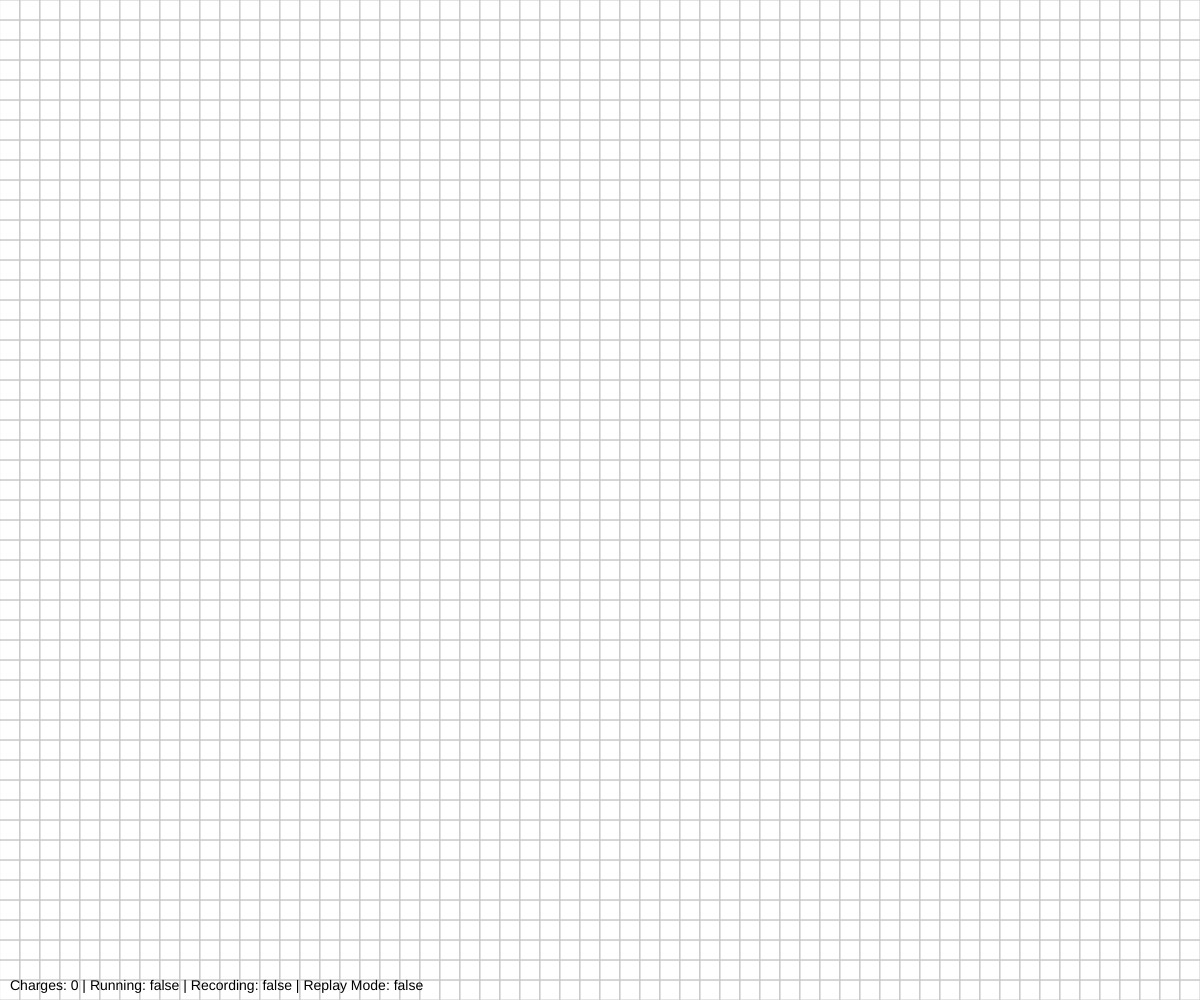
Frame 1 (no input)
Frame 60 (no input): identical to frame 1, image omitted
Frame 120 (the mouse pressed at the canvas centre since frame 60): identical to frame 1, image omitted

The p5.js sketch that drew this single still picture (run headless with seeded random() and noise() and a simulated clock; from frame 60 on, the mouse is pressed at the canvas centre):

// p5.js sketch
// ── sketch.js
// Global variables and constants
const sz = 20;
let cols, rows;
let charges = [];
const K = 1000;
let running = false;
let magField = [];
let w, h;
let holdingAlt = false;

// UI controls
let fieldStrengthSlider, chargeMagnitudeSlider, boundarySlider;
let traceCheckbox;
let circularTrapButton, magneticBottleButton, mirrorTrapButton, clearButton;
let simulationToggleButton, recordButton, replayButton;

// Logging and replay
let recording = false;
let logData = [];
let replayMode = false;
let replayIndex = 0;

// For trajectory tracing toggle
let traceTrails = false;

function setup() {
  createCanvas(windowWidth, windowHeight);
  cols = floor(width / sz);
  rows = floor(height / sz);
  w = cols * sz;
  h = rows * sz;
  
  // Initialize magField as a 2D array filled with 0
  magField = Array(rows).fill().map(() => Array(cols).fill(0));
  
  // Create the UI panel with interactive controls
  createUIPanel();
}

function createUIPanel() {
  let panel = createDiv();
  panel.id('ui-panel');
  
  // Magnetic Field Strength Slider
  createSpan("Magnetic Field Strength:").parent(panel);
  fieldStrengthSlider = createSlider(0, 10, 3, 0.1);
  fieldStrengthSlider.parent(panel);
  
  // Charge Magnitude Slider
  createSpan("Charge Magnitude Multiplier:").parent(panel);
  chargeMagnitudeSlider = createSlider(0.5, 5, 1, 0.1);
  chargeMagnitudeSlider.parent(panel);
  
  // Trap Boundary Slider (for Circular Trap)
  createSpan("Trap Boundary (for Circular Trap):").parent(panel);
  boundarySlider = createSlider(50, min(width, height) / 2, 150, 1);
  boundarySlider.parent(panel);
  
  // Trajectory Tracing Checkbox
  traceCheckbox = createCheckbox("Show Trajectories", false);
  traceCheckbox.parent(panel);
  
  // Preset Trap Buttons
  circularTrapButton = createButton("Circular Trap");
  circularTrapButton.parent(panel);
  circularTrapButton.mousePressed(presetCircularTrap);
  
  magneticBottleButton = createButton("Magnetic Bottle");
  magneticBottleButton.parent(panel);
  magneticBottleButton.mousePressed(presetMagneticBottle);
  
  mirrorTrapButton = createButton("Mirror Trap");
  mirrorTrapButton.parent(panel);
  mirrorTrapButton.mousePressed(presetMirrorTrap);
  
  // Clear All Button
  clearButton = createButton("Clear All");
  clearButton.parent(panel);
  clearButton.mousePressed(clearAll);
  
  // Toggle Simulation Running
  simulationToggleButton = createButton("Start/Pause Simulation (R)");
  simulationToggleButton.parent(panel);
  simulationToggleButton.mousePressed(toggleRunning);
  
  // Record and Replay Buttons
  recordButton = createButton("Toggle Recording");
  recordButton.parent(panel);
  recordButton.mousePressed(toggleRecording);
  
  replayButton = createButton("Replay Recording");
  replayButton.parent(panel);
  replayButton.mousePressed(startReplay);
  
  // Display key instructions
  createDiv("Instructions:<br>Press '1' for positive charge, '2' for negative charge.<br>Press Shift+1 and Shift+2 for lazy particles.<br>Press '3' and '4' to add magnetic field cells manually, '0' to erase them.").parent(panel);
}

function draw() {
  background(255);
  
  // Update whether to trace trajectories based on the checkbox
  traceTrails = traceCheckbox.checked();
  
  // If in replay mode, display logged states instead of live simulation
  if (replayMode) {
    replaySimulation();
    return;
  }
  
  // Manual editing of the magnetic field via keys "3", "4", "0"
  if (keyIsPressed) {
    let i = floor(map(mouseX, 0, w, 0, cols));
    let j = floor(map(mouseY, 0, h, 0, rows));
    if (i >= 0 && i < cols && j >= 0 && j < rows) {
      if (key === '3') {
        magField[j][i] = 1;
      } else if (key === '4') {
        magField[j][i] = 2;
      } else if (key === '0') {
        magField[j][i] = 0;
      }
    }
  }
  
  // Draw the magnetic field grid
  drawMagneticField();
  
  // Update physics if the simulation is running
  if (running) {
    // Compute and apply Coulomb forces between all charges
    for (let a of charges) {
      for (let b of charges) {
        if (a !== b) {
          let force = a.fieldLine(b.pos.x, b.pos.y);
          force.mult(b.charge * chargeMagnitudeSlider.value());
          b.applyForce(force);
        }
      }
    }
    
    // Apply magnetic field effects based on the grid
    for (let c of charges) {
      let i = floor(map(c.pos.x, 0, w, 0, cols));
      let j = floor(map(c.pos.y, 0, h, 0, rows));
      if (i >= 0 && i < cols && j >= 0 && j < rows) {
        let fieldType = magField[j][i];
        if (fieldType === 1) {
          // Rotate velocity clockwise; rotation angle is proportional to slider value and charge sign
          c.vel.rotate(radians(fieldStrengthSlider.value() * 1 * c.charge));
        } else if (fieldType === 2) {
          // Rotate velocity counterclockwise
          c.vel.rotate(radians(fieldStrengthSlider.value() * -1 * c.charge));
        }
      }
    }
    
    // Update charges and record trajectories if tracing is enabled
    for (let c of charges) {
      if (!c.lazy) {
        c.update();
      } else {
        // Lazy particles update less frequently
        if (frameCount % 5 === 0) {
          c.update();
        }
      }
      if (traceTrails) {
        c.addTrail();
      }
    }
    
    // Basic auto-adjustment: if any charge escapes the circular trap,
    // slightly increase the magnetic field strength.
    autoAdjustParameters();
  }
  
  // Render each charge (and its trail if enabled)
  for (let c of charges) {
    c.render();
  }
  
  // Log the current state if recording is enabled
  if (recording && running) {
    logCurrentState();
  }
  
  // Display real-time simulation information
  displayInfo();
}

// Draw the magnetic field grid with colored cells
function drawMagneticField() {
  for (let j = 0; j < rows; j++) {
    for (let i = 0; i < cols; i++) {
      let x = i * sz;
      let y = j * sz;
      if (magField[j][i] === 1) {
        fill(0, 255, 255, 150);
        rect(x, y, sz, sz);
      } else if (magField[j][i] === 2) {
        fill(255, 0, 255, 150);
        rect(x, y, sz, sz);
      }
      // Optional: draw grid lines for reference
      noFill();
      stroke(200);
      rect(x, y, sz, sz);
    }
  }
}

function keyPressed() {
  if (key === '1') {
    // Add a positive charge
    charges.push(new Charge(mouseX, mouseY, holdingAlt ? 0.5 : 1, false));
  } else if (key === '2') {
    // Add a negative charge
    charges.push(new Charge(mouseX, mouseY, holdingAlt ? -0.5 : -1, false));
  } else if (key === '!') {
    // Shift+1 for a lazy positive charge
    charges.push(new Charge(mouseX, mouseY, holdingAlt ? 0.5 : 1, true));
  } else if (key === '@') {
    // Shift+2 for a lazy negative charge
    charges.push(new Charge(mouseX, mouseY, holdingAlt ? -0.5 : -1, true));
  } else if (key === 'r' || key === 'R') {
    toggleRunning();
  } else if (keyCode === 18) { // Alt key
    holdingAlt = true;
  }
}

function keyReleased() {
  if (keyCode === 18) {
    holdingAlt = false;
  }
}

function toggleRunning() {
  running = !running;
  if (!running) {
    // Stop recording when simulation is paused
    recording = false;
  }
}

// Auto-adjust parameters: if any charge escapes the circular trap (as defined by boundarySlider),
// increase the magnetic field strength slightly to help confine the particle.
function autoAdjustParameters() {
  let trapRadius = boundarySlider.value();
  let trapCenter = createVector(width / 2, height / 2);
  for (let c of charges) {
    if (p5.Vector.dist(c.pos, trapCenter) > trapRadius) {
      let currentVal = fieldStrengthSlider.value();
      fieldStrengthSlider.value(min(currentVal + 0.1, 10));
    }
  }
}

// Log the current simulation state (positions, velocities, and trails for all charges)
function logCurrentState() {
  let state = charges.map(c => ({
    pos: c.pos.copy(),
    vel: c.vel.copy(),
    acc: c.acc.copy(),
    charge: c.charge,
    lazy: c.lazy,
    trail: c.trail.slice()
  }));
  logData.push(state);
}

// Replay the simulation from the logged states
function replaySimulation() {
  if (logData.length === 0) return;
  
  background(255);
  drawMagneticField();
  
  let state = logData[replayIndex];
  for (let savedCharge of state) {
    let pos = savedCharge.pos;
    fill(savedCharge.charge > 0 ? (savedCharge.lazy ? color(128, 0, 0) : color(255, 0, 0)) : (savedCharge.lazy ? color(0, 0, 128) : color(0, 0, 255)));
    noStroke();
    let sizeVal = abs(savedCharge.charge) * 20;
    circle(pos.x, pos.y, sizeVal);
    
    if (traceTrails && savedCharge.trail.length > 1) {
      noFill();
      stroke(50);
      beginShape();
      for (let p of savedCharge.trail) {
        vertex(p.x, p.y);
      }
      endShape();
    }
  }
  
  replayIndex++;
  if (replayIndex >= logData.length) {
    replayIndex = 0;
    replayMode = false; // End replay after one full cycle
  }
}

// Start replay mode (pause live simulation and replay the recorded simulation)
function startReplay() {
  if (logData.length > 0) {
    replayMode = true;
    running = false;
    replayIndex = 0;
  }
}

// Preset: Circular Trap
function presetCircularTrap() {
  clearMagField();
  let trapRadius = boundarySlider.value();
  let centerX = width / 2;
  let centerY = height / 2;
  
  for (let j = 0; j < rows; j++) {
    for (let i = 0; i < cols; i++) {
      let x = i * sz + sz / 2;
      let y = j * sz + sz / 2;
      let d = dist(x, y, centerX, centerY);
      // Set an annulus (a narrow ring) to form a circular boundary trap.
      if (d > trapRadius - 10 && d < trapRadius + 10) {
        let angle = atan2(y - centerY, x - centerX);
        magField[j][i] = (angle > 0) ? 1 : 2;
      }
    }
  }
}

// Preset: Magnetic Bottle (strong magnetic fields at the edges)
function presetMagneticBottle() {
  clearMagField();
  for (let j = 0; j < rows; j++) {
    for (let i = 0; i < cols; i++) {
      if (i < 2 || i > cols - 3 || j < 2 || j > rows - 3) {
        magField[j][i] = (i + j) % 2 === 0 ? 1 : 2;
      }
    }
  }
}

// Preset: Mirror Trap (magnetic fields at the top and bottom boundaries)
function presetMirrorTrap() {
  clearMagField();
  for (let i = 0; i < cols; i++) {
    magField[0][i] = 1;
    magField[rows - 1][i] = 2;
  }
}

// Clear the magnetic field grid
function clearMagField() {
  for (let j = 0; j < rows; j++) {
    for (let i = 0; i < cols; i++) {
      magField[j][i] = 0;
    }
  }
}

// Clear all simulation data: charges, magnetic field, and logged data
function clearAll() {
  charges = [];
  clearMagField();
  logData = [];
  replayMode = false;
  replayIndex = 0;
}

// Display real-time simulation info at the bottom of the canvas
function displayInfo() {
  fill(0);
  noStroke();
  textSize(14);
  let info = `Charges: ${charges.length} | Running: ${running} | Recording: ${recording} | Replay Mode: ${replayMode}`;
  text(info, 10, height - 10);
}

// Charge class definition
class Charge {
  constructor(x, y, charge, lazy) {
    this.pos = createVector(x, y);
    this.vel = createVector();
    this.acc = createVector();
    this.charge = charge;
    this.lazy = lazy;
    this.trail = [];
  }
  
  applyForce(force) {
    this.acc.add(force);
  }
  
  fieldLine(x, y) {
    let disp = createVector(x, y).sub(this.pos);
    let distSq = max(disp.magSq(), 25); // prevent division by zero
    disp.setMag(K * this.charge / distSq);
    return disp;
  }
  
  update() {
    this.vel.add(this.acc);
    this.pos.add(this.vel);
    this.acc.mult(0);
    this.vel.limit(10); // cap maximum speed
    if (traceTrails) {
      this.addTrail();
    }
  }
  
  addTrail() {
    this.trail.push(this.pos.copy());
    if (this.trail.length > 50) {
      this.trail.shift();
    }
  }
  
  render() {
    // Draw trail if trajectory tracing is enabled
    if (traceTrails && this.trail.length > 1) {
      noFill();
      stroke(100);
      beginShape();
      for (let p of this.trail) {
        vertex(p.x, p.y);
      }
      endShape();
    }
    // Draw the charge itself
    noStroke();
    let sizeVal = abs(this.charge) * 20;
    if (this.charge > 0) {
      fill(this.lazy ? color(128, 0, 0) : color(255, 0, 0));
      circle(this.pos.x, this.pos.y, sizeVal);
      stroke(255);
      line(this.pos.x - sizeVal / 2, this.pos.y, this.pos.x + sizeVal / 2, this.pos.y);
      line(this.pos.x, this.pos.y - sizeVal / 2, this.pos.x, this.pos.y + sizeVal / 2);
    } else if (this.charge < 0) {
      fill(this.lazy ? color(0, 0, 128) : color(0, 0, 255));
      circle(this.pos.x, this.pos.y, sizeVal);
      stroke(255);
      line(this.pos.x - sizeVal / 2, this.pos.y, this.pos.x + sizeVal / 2, this.pos.y);
    }
  }
}

// Toggle recording of simulation states
function toggleRecording() {
  recording = !recording;
  if (recording) {
    logData = [];
    console.log("Recording started.");
  } else {
    console.log("Recording stopped.");
  }
}

// ── style.css
html, body {
  margin: 0;
  padding: 0;
  overflow: hidden;
  font-family: sans-serif;
}

canvas {
  display: block;
}

/* UI panel styling */
#ui-panel {
  position: absolute;
  top: 10px;
  left: 10px;
  background: rgba(255, 255, 255, 0.85);
  padding: 10px;
  border-radius: 5px;
  z-index: 100;
}

#ui-panel > * {
  display: block;
  margin-bottom: 5px;
}
